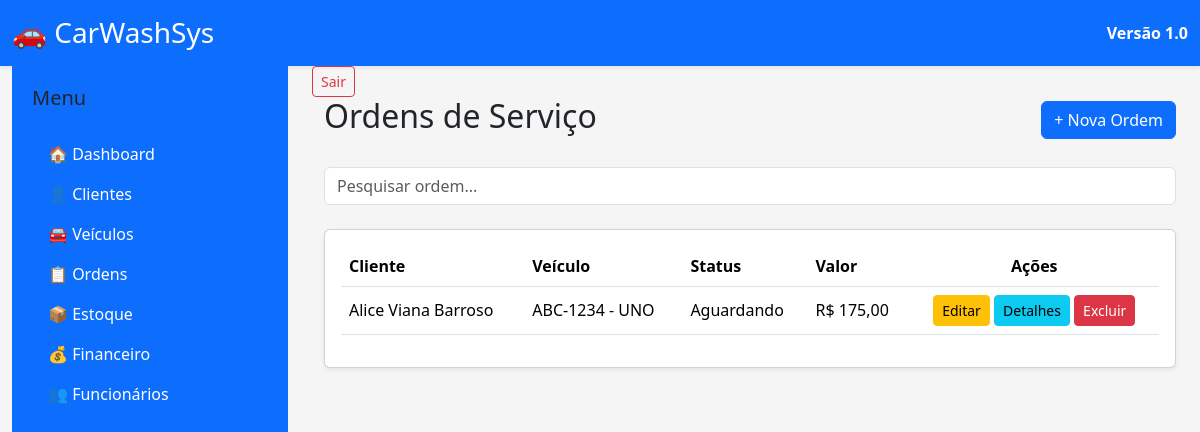
The app's page /ordens/, older data.
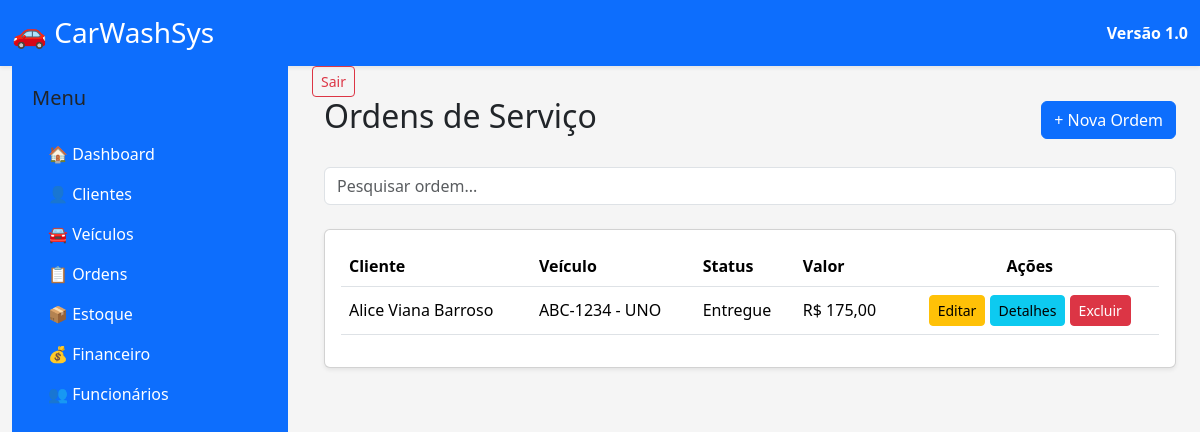
The same page, newer data.
### apps/ordens/models.py (models this page shows, shortened)
class OrdemServico(models.Model):
    STATUS = [
        ("Aguardando", "Aguardando"),
        ("Em andamento", "Em andamento"),
        ("Finalizado", "Finalizado"),
        ("Entregue", "Entregue"),
    ]
    cliente = models.ForeignKey(
        Cliente,
        on_delete=models.CASCADE,
        related_name="ordens_servico",
    )
    veiculo = models.ForeignKey(
        Veiculo,
        on_delete=models.CASCADE,
        related_name="ordens_servico",
    )
    data_entrada = models.DateTimeField(
        auto_now_add=True,
    )
    data_saida = models.DateTimeField(
        null=True,
        blank=True,
    )
    status = models.CharField(
        max_length=20,
        choices=STATUS,
        default="Aguardando",
    )
    valor = models.DecimalField(
        max_digits=8,
        decimal_places=2,
        default=0,
    )
    forma_pagamento = models.CharField(
        max_length=30,
        blank=True,
    )
    observacoes = models.TextField(
        blank=True,
    )
    funcionario = models.ForeignKey(
    Funcionario,
    on_delete=models.SET_NULL,
    null=True,
    blank=True,
    related_name="ordens_servico",
)

### apps/clientes/models.py (models this page shows, shortened)
class Cliente(models.Model):
    nome = models.CharField(
        max_length=150
    )
    cpf = models.CharField(
        max_length=14,
        unique=True
    )
    telefone = models.CharField(
        max_length=20
    )
    email = models.EmailField(
        blank=True
    )
    endereco = models.CharField(
        max_length=200,
        blank=True
    )
    cidade = models.CharField(
        max_length=100,
        blank=True
    )
    estado = models.CharField(
        max_length=2,
        blank=True
    )
    cep = models.CharField(
        max_length=9,
        blank=True
    )
    observacoes = models.TextField(
        blank=True
    )
    data_cadastro = models.DateTimeField(
        auto_now_add=True
    )
    ativo = models.BooleanField(
        default=True
    )

### apps/veiculos/models.py (models this page shows)
class Veiculo(models.Model):
    cliente = models.ForeignKey(
        Cliente,
        on_delete=models.CASCADE,
        related_name="veiculos",
        verbose_name="Proprietário"
    )
    placa = models.CharField(
        max_length=10,
        unique=True,
    )
    marca = models.CharField(
        max_length=50,
    )
    modelo = models.CharField(
        max_length=50,
    )
    cor = models.CharField(
        max_length=30,
    )
    ano = models.PositiveIntegerField()
    observacoes = models.TextField(
        blank=True,
    )
    ativo = models.BooleanField(
        default=True,
    )
    def __str__(self):
        return f"{self.placa} - {self.modelo}"

### apps/ordens/views.py (the view)
def lista_ordens(request):
    ordens = OrdemServico.objects.all()
    context = {
        "ordens": ordens,
    }
    return render(
        request,
        "ordens/lista.html",
        context,
    )

### templates/ordens/lista.html (shortened to what this page needs)
{% extends "base.html" %}
{% block content %}
<div class="container-fluid">
    <div class="d-flex justify-content-between align-items-center mb-4">
        <h2>
            Ordens de Serviço
        </h2>
        <a
            href="{% url 'nova_ordem' %}"
            class="btn btn-primary">
            + Nova Ordem
        </a>
    </div>
    <div class="mb-4">
        <input
            type="text"
            class="form-control"
            placeholder="Pesquisar ordem...">
    </div>
    <div class="card shadow-sm">
        <div class="card-body">
            <table class="table table-hover align-middle">
                <thead>
                    <tr>
                        <th>Cliente</th>
                        <th>Veículo</th>
                        <th>Status</th>
                        <th>Valor</th>
                        <th class="text-center">Ações</th>
                    </tr>
                </thead>
                <tbody>
                    {% for ordem in ordens %}
                    <tr>
                        <td>{{ ordem.cliente.nome }}</td>
                        <td>{{ ordem.veiculo }}</td>
                        <td>{{ ordem.status }}</td>
                        <td>R$ {{ ordem.valor }}</td>
                        <td class="text-center">
                            <a
                                href="{% url 'editar_ordem' ordem.pk %}"
                                class="btn btn-warning btn-sm">
                                Editar
                            </a>
                            <a
                                href="{% url 'detalhes_ordem' ordem.pk %}"
                                class="btn btn-info btn-sm">
                                Detalhes
                            </a>
                            <a
                                href="{% url 'excluir_ordem' ordem.pk %}"
                                class="btn btn-danger btn-sm">
                                Excluir
                            </a>
                        </td>
                    </tr>
                    {% empty %}
                    <tr>
                        <td colspan="5" class="text-center text-muted">
                            Nenhuma ordem cadastrada.
                        </td>
                    </tr>
                    {% endfor %}
                </tbody>
            </table>
        </div>
    </div>
</div>
{% endblock %}

Row changes from the older to the newer data that the page shows:
changed OrdemServico "Alice Viana Barroso": status "Aguardando" → "Entregue"
